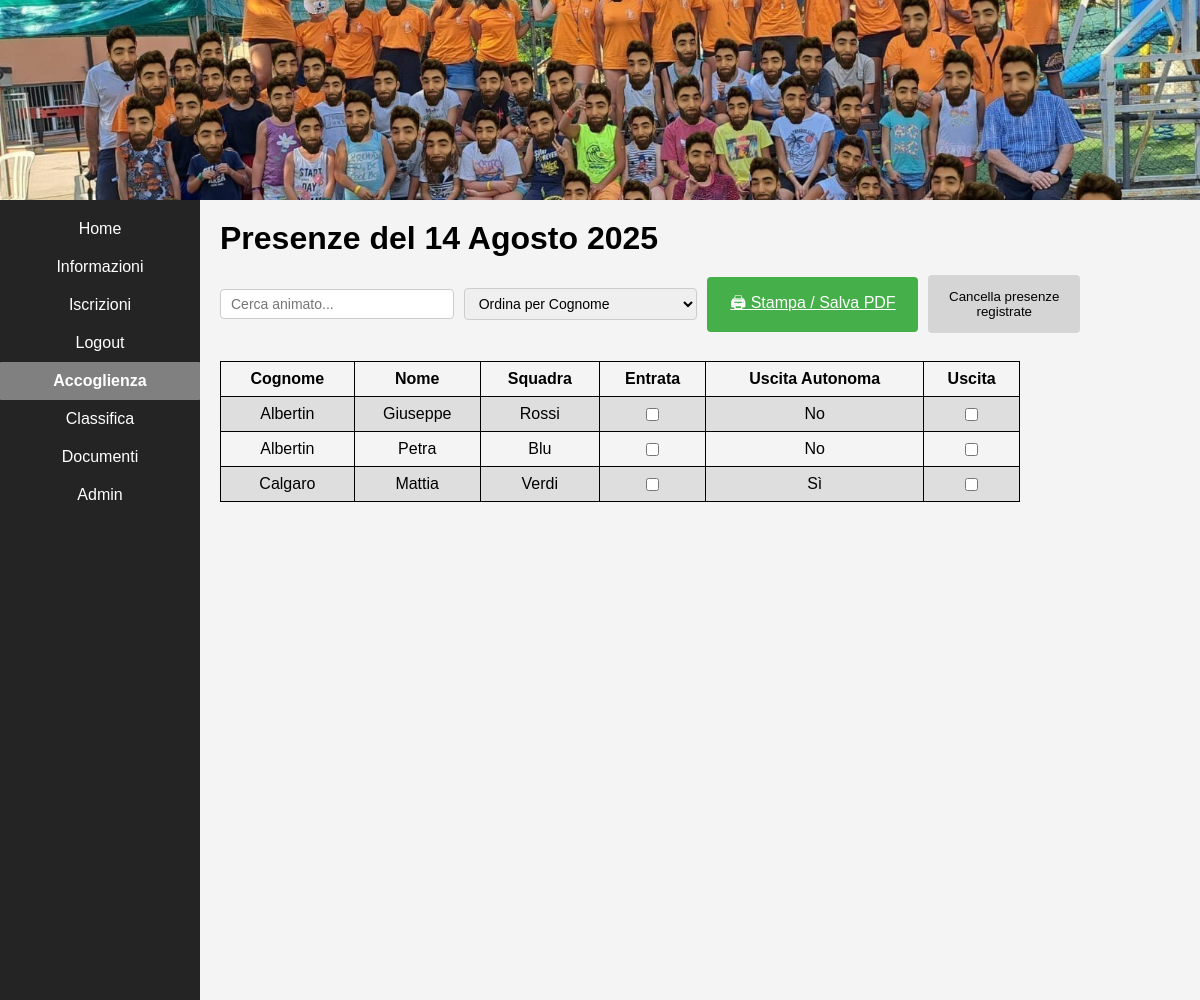
The app's page /appello/entrata/ with its own data.
### b_app/models.py (models this page shows, shortened)
class Iscritto(models.Model):
    nome_figlio = models.CharField(max_length=100)
    cognome_figlio = models.CharField(max_length=100)
    squadra = models.CharField(max_length=10, blank=True, null=True, choices=TEAM_CHOICES)
    padre = models.CharField(max_length=100, blank=True, null=True)
    madre = models.CharField(max_length=100, blank=True, null=True)
    tutore = models.CharField(max_length=100, blank=True, null=True)
    data_figlio = models.DateField()
    luogo_nascita = models.CharField(max_length=100)
    residenza = models.CharField(max_length=150)
    fratelli = models.BooleanField(default=False)
    telefono1 = PhoneNumberField(region='IT')
    telefono2 = PhoneNumberField(region='IT', blank=True, null=True)
    allergie = models.CharField(max_length=255, blank=True, null=True)
    foto = models.BooleanField(default=False)
    sito = models.BooleanField(default=False)
    uscita_autonoma = models.BooleanField(default=False)
    cucina = models.ManyToManyField('cucina', blank=True)
    contatti = models.CharField(max_length=200, blank=True, null=True)
    note = models.CharField(max_length=500, blank=True, null=True)
    gita = models.BooleanField(default=False)
    necessita = models.CharField(max_length=500, blank=True, null=True)
    documento = models.FileField(upload_to='documenti/', blank=True, null=True)
    pagamenti = models.ManyToManyField('pagamenti', blank=True)
    laboratori = models.BooleanField(default=False)

### b_app/views.py (the view)
# urls.py: path("appello/entrata/", views.entrata, name='accoglienza'),
def entrata(request):
    animati = Iscritto.objects.all()
    oggi = timezone.now().date()
    presenze = Presenza.objects.filter(data=oggi)
    presenze_dict = {p.animato_id: p for p in presenze}
    for animato in animati:
        animato.presenza = presenze_dict.get(animato.id)
    return render(request, 'entrata.html', {
        'animati': animati,
        'today': oggi
    })

### b_app/templates/entrata.html (shortened to what this page needs)
{% extends 'appello.html' %}
{% block navbar %}
<nav class="nav1 no-print">
    <ul>
    <li class="nav-item"><a class="a" id="home" href="/home/">Home</a></li>
    <li class="nav-item"><a class="a" href="/info2/">Informazioni</a></li>
    <li class="nav-item"><a class="a" href="/iscritti/">Iscrizioni</a></li>
    <li class="nav-item"><a class="a" href="/">Logout</a></li>
    <li class="dropdown dropbtn active">Accoglienza
    </li>
    <li class="nav-item"><a class="a" href="/classifica/">Classifica</a></li>
		<li class="nav-item"><a class="a" href="/files/">Documenti</a></li>
    <li class="nav-item"><a class="a" href="/admin/">Admin</a></li>
    </ul>
</nav>
{% endblock %}
{% block main %}
<main id="main" class="content">
  <h1>Presenze del {{ today }}</h1>
  <div class="toolbar no-print">
    <input type="text" id="searchInput" placeholder="Cerca animato...">
    <select id="sortSelect">
      <option value="cognome">Ordina per Cognome</option>
    </select>
    <a class="stampa" href="#" onclick="window.print()">🖨 Stampa / Salva PDF</a>
    <button type="back" onclick=mostraConferma()>Cancella presenze registrate</button>
  </div>
  <div id="overflown">
    <table id="animatiTable">
      <thead>
        <tr>
          <th>Cognome</th>
          <th>Nome</th>
          <th>Squadra</th>
          <th>Entrata</th>
          <th>Uscita Autonoma</th>
          <th>Uscita</th>
        </tr>
      </thead>
      <tbody>
        {% for animato in animati %}
          <tr>
            <td>{{ animato.cognome_figlio }}</td>
            <td>{{ animato.nome_figlio }}</td>
            <td>{{ animato.squadra|default_if_none:"" }}</td>
            <td>
              <input type="checkbox"
                name="entrata_{{ animato.id }}"
                >
            </td>
            <td>{{ animato.uscita_autonoma|yesno:"Sì,No" }}</td>
            <td>
              <input type="checkbox"
                    name="uscita_{{ animato.id }}"
                    >
            </td>
          </tr>
        {% empty %}
          <tr><td colspan="6">Nessun animato registrato</td></tr>
        {% endfor %}
      </tbody>
    </table>
  </div>
</main>
{% endblock %}

### b_app/templates/appello.html
{% extends "home2.html" %}

### b_app/templates/home2.html (shortened to what this page needs)
{% extends 'base.html' %}

### b_app/templates/base.html (shortened to what this page needs)
{% load static %}
<html lang="it">
<head>
    {% block css %}
    <link rel="stylesheet" href="{% static 'style.css' %}" media="screen">
    <link rel="stylesheet" href="{% static 'print.css' %}" media="print">
    {% endblock %}
</head>
<body>
<img src="{% static 'sfondo sito 3.jpg' %}" alt="sfondo mancato" class="no-print">
<div class="container">
  {% block navbar %}{% endblock %}
  {% block main %}{% endblock %}
</div>
</body>
</html>

### b_app/static/style.css (style rules this page uses)
* { box-sizing: border-box; margin: 0; padding: 0; }
body { font-family: Arial, sans-serif; background-color: #f4f4f4; line-height: 1,5; }
img { width: 100%; height: 200px; object-fit: cover; object-position: 100% 40%; }
.container { display: flex; flex-wrap: wrap; }
.nav1 ul { background-color: rgba(0, 0, 0, 0.85); color: white; width: 100%; padding: 10px 0; overflow: auto; height: 100%; list-style: none; display: flex; flex-direction: column; align-items: center; margin: 0vh; }
.nav1 li { width: 100%; text-align: center; }
.nav1 li a.a { color: white; text-decoration: none; padding: 10px 15px; display: block; text-align: center; cursor: pointer; transition: 0.2s; }
li.dropdown { display: inline-block; position: static; }
.dropdown { color: black; text-decoration: none; padding: 10px 15px; display: block; width: 100%; text-align: center; cursor: pointer; transition: 0.2s; }
.dropbtn { color: white; text-decoration: none; padding: 10px 15px; display: block; width: 100%; text-align: center; cursor: pointer; transition: 0.2s; }
.nav1 a.active, li.active { background-color: grey; color: white; font-weight: bold; border-radius: 1px; }
.content { padding: 20px; background-color: rgba(255, 255, 255, 0); text-align: justify; line-height: 1,5; }
h1 { padding-bottom: 10px; }
[type=text], select { width: 100%; padding: 12px 20px; margin: 8px 0; display: inline-block; border: 1px solid #ccc; border-radius: 4px; box-sizing: border-box; }
input[type=password], select { width: 100%; padding: 12px 20px; margin: 8px 0; display:input inline-block; border: 1px solid #ccc; border-radius: 4px; box-sizing: border-box; }
.stampa { position: relative; text-align: center; align-items: center; background-color: #45b049; color: white; padding: 14px 20px; margin: 8px 0; border: none; border-radius: 4px; cursor: pointer; width: 300px; overflow: visible; }
button[type=back] { width: auto; background-color: #d5d5d5; color: black; padding: 14px 20px; margin: 8px 0; border: none; border-radius: 4px; cursor: pointer; }
table { font-family: arial, sans-serif; border-collapse: collapse; }
td, th { border: 1px solid #000000; text-align: center; padding: 8px; height: auto; border-collapse: collapse; }
.toolbar { align-items: center; gap: 10px; margin-bottom: 20px; }
.toolbar input, .toolbar select { padding: 6px 10px; font-size: 14px; }
#overflown { width: 100%; overflow-x: auto; }
#animatiTable { min-width: 800px; width: max-content; border-collapse: collapse; }
th { background-color: #f4f4f4; }
tr:nth-child(odd) { background-color: #85858533; }
.content, .container { min-width: 0; }
@media (min-width: 768px) { .toolbar { display: flex; } }
@media (min-width: 768px) { .toolbar input, .toolbar select { width: 40%; } }
@media (min-width: 768px) { .container { flex-direction: row; } }
@media (min-width: 768px) { .nav1 { width: 200px; height: 100vh; position: sticky; top: 0; } }
@media (min-width: 768px) { .nav1 ul { flex-direction: column; align-items: center; } }
@media (min-width: 768px) { .nav1 a.a { text-align: center; padding-left: 20px; width: 100%; } }
@media (min-width: 768px) { .content { width: 75%; } }
@media (min-width: 768px) { td, th { width: auto; overflow: visible; } }

### b_app/static/print.css (style rules this page uses)
.no-print { display: none !important; }
img { display: none; }
table { border-collapse: collapse; width: 100%; font-size: 12pt; }
th, td { border: 1px solid #333; padding: 8px; text-align: left; }
th { background-color: #f0f0f0; }
body { color: #000; background: #fff; }
tr, td, th { page-break-inside: avoid; }

### records on screen
Iscritto: cognome_figlio "Albertin", nome_figlio "Giuseppe", squadra "Rossi", uscita_autonoma "No"
Iscritto: cognome_figlio "Albertin", nome_figlio "Petra", squadra "Blu", uscita_autonoma "No"
Iscritto: cognome_figlio "Calgaro", nome_figlio "Mattia", squadra "Verdi", uscita_autonoma "Sì"
